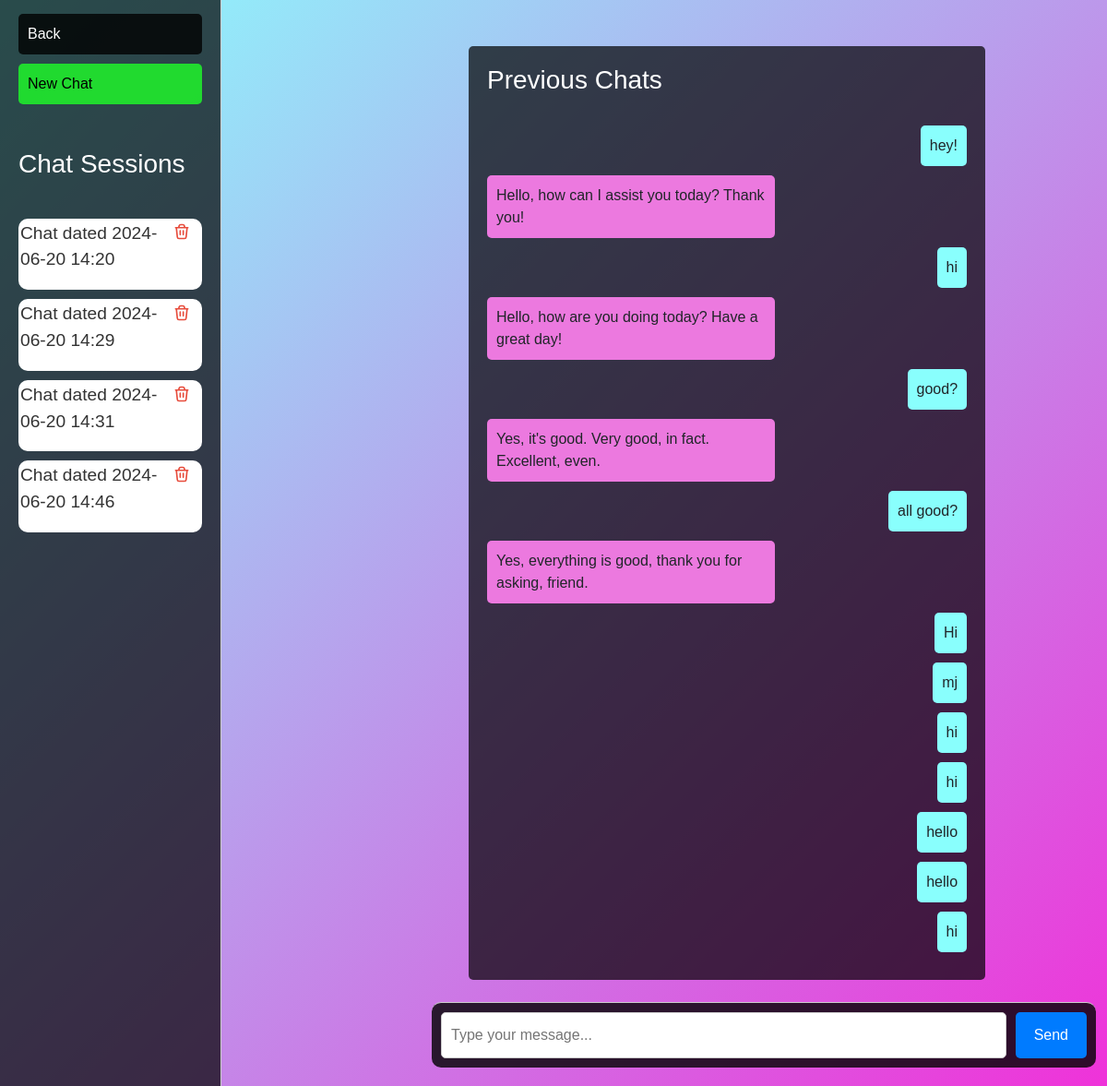
The app's page /chat/94 (signed in) with its own data.
### chat/models.py (models this page shows)
class ChatSession(models.Model):
    user = models.ForeignKey(User, on_delete=models.CASCADE)
    content = models.TextField(default='')
    date = models.DateField(auto_now_add=True)

class Message(models.Model):
    chat_session = models.ForeignKey(ChatSession, related_name='messages', on_delete=models.CASCADE)
    sender = models.CharField(max_length=50)  # e.g., 'user' or 'bot'
    content = models.TextField(default='')
    timestamp = models.DateTimeField(auto_now_add=True)

### chat/views.py (the view)
# urls.py: path('<int:pk>', views.load_chat, name='load_chat'),
@login_required
def load_chat(request,pk):
    messages = Message.objects.filter(chat_session=pk)
    chat_sessions = ChatSession.objects.filter(user=request.user)
    return render(request, 'chat_interface.html', {'chat_sessions': chat_sessions, "messages":messages})

### chat/templates/chat_interface.html (shortened to what this page needs)
{% load static %}
<!DOCTYPE html>
<html lang="en">
<head>
    <link rel="stylesheet" href="https://stackpath.bootstrapcdn.com/bootstrap/4.5.2/css/bootstrap.min.css">
</head>
<body>
    <div id="container">
        <div id="product-details">
            <a href="/"><div class="back">Back</div></a>
            <a href="/chat/add_chat"><div id="save">New Chat</div></a>
            <br><br>
            <h3 style="color: #fff;">Chat Sessions</h3>
            <br>
            <div class="chatsession-container">
                {% for chat_session in chat_sessions %}
                    <div class="chat-session">
                        <a href="/chat/{{chat_session.id}}"><p class="chat-content">{{ chat_session.content }}</p></a>
                        <a href="delete/{{chat_session.id}}">
                        </a>
                    </div>
                {% endfor %}
            </div>
        </div>
        <div id="chat-container">
            <div id="chat-box">
                {% if messages %}
                    <div id="context-box" style="margin-left: 220px;">
                        <h3 style="color: white;">Previous Chats</h3>
                        {% for m in messages %}
                            <div class= "message {% if m.sender == 'bot' %}bot-message{% else %}user-message{% endif %}" id="context">{{ m.content }}</div>
                        {% endfor %}
                    </div>
                {% endif %}
                <br>
            </div>
            <div id="user-input-container">
                <input type="text" id="user-input" placeholder="Type your message...">
                <button id="send-button">Send</button>
            </div>
        </div>
    </div>
</body>
</html>

### chat/templates/chat_interface.html (style rules this page uses)
body, html { height: 100%; font-family: Arial, sans-serif; background:linear-gradient(135deg, #89fffd, #ef32d9); position: sticky; }
.delete-icon { height: 20px; width: 20px; margin-left: 10px; margin-right: 10px; color: #e74c3c; }
#container { display: flex; height: 100%; }
#product-details { width: 20%; padding: 20px; padding-top: 15px !important; background-color: rgba(0, 0, 0, 0.7); border-right: 1px solid #ccc; display: flex; flex-direction: column; }
#product-details p { font-size: 1.2em; color: #333; }
#chat-container { margin-top: 50px; margin-left: 28px; display: flex; flex-direction: column; width: 66.67%; justify-content: space-between; }
#chat-box { margin-right: 10%; flex: 1; padding-left: 20px; overflow-y: auto; background-color: rgba(0, 0, 0, 0); width: 100%; margin: 30 auto; height: calc(100vh - 200px); }
#context-box { background-color: rgba(0, 0, 0, 0.7); border-radius: 5px; padding: 20px; display: flex; flex-direction: column; }
.message { margin-bottom: 10px; padding: 10px; border-radius: 5px; max-width: 60%; }
.user-message { background-color: #89fffd; align-self: flex-end; }
.bot-message { background-color: #ec79df; align-self: flex-start; }
#user-input-container { display: flex; padding: 10px; border-radius: 10px; background-color: rgba(0, 0, 0, 0.8); width: 90%; border-top: 1px solid #ccc; margin: 0 auto; margin-bottom: 20px; margin-left: 200px; position: sticky; }
#user-input { flex: 1; padding: 10px; height: 50px; border: 1px solid #ccc; border-radius: 5px; margin-right: 10px; }
#send-button { padding: 10px 20px; background-color: #007bff; color: #fff; border: none; border-radius: 5px; cursor: pointer; }
.back { background-color: rgba(0, 0, 0, 0.8); padding: 10px; border-radius: 5px; width: 100%; color: #fff; margin: 0px; }
#save { background-color: rgba(30, 255, 41, 0.8); padding: 10px; border-radius: 5px; width: 100%; color: #000000; margin-top: 10px; }
.chatsession-container { flex-direction: column; align-items: center; height: calc(130vh - 200px); overflow-y: auto; }
.chat-session { background-color: #fff; padding: 2px; border-radius: 10px; margin: 10px auto; width: 100%; color: #333; display: flex; justify-content: space-between; align-items: top; }

### records on screen
ChatSession: content "Chat dated 2024-06-20 14:20"
ChatSession: content "Chat dated 2024-06-20 14:29"
ChatSession: content "Chat dated 2024-06-20 14:31"
ChatSession: content "Chat dated 2024-06-20 14:46"
Message: content "hey!"
Message: content "Hello, how can I assist you today? Thank you!"
Message: content "hi"
Message: content "Hello, how are you doing today? Have a great day!"
Message: content "good?"
Message: content "Yes, it's good. Very good, in fact. Excellent, even."
Message: content "all good?"
Message: content "Yes, everything is good, thank you for asking, friend."
Message: content "Hi"
Message: content "mj"
Message: content "hi"
Message: content "hi"
Message: content "hello"
Message: content "hello"
Message: content "hi"
